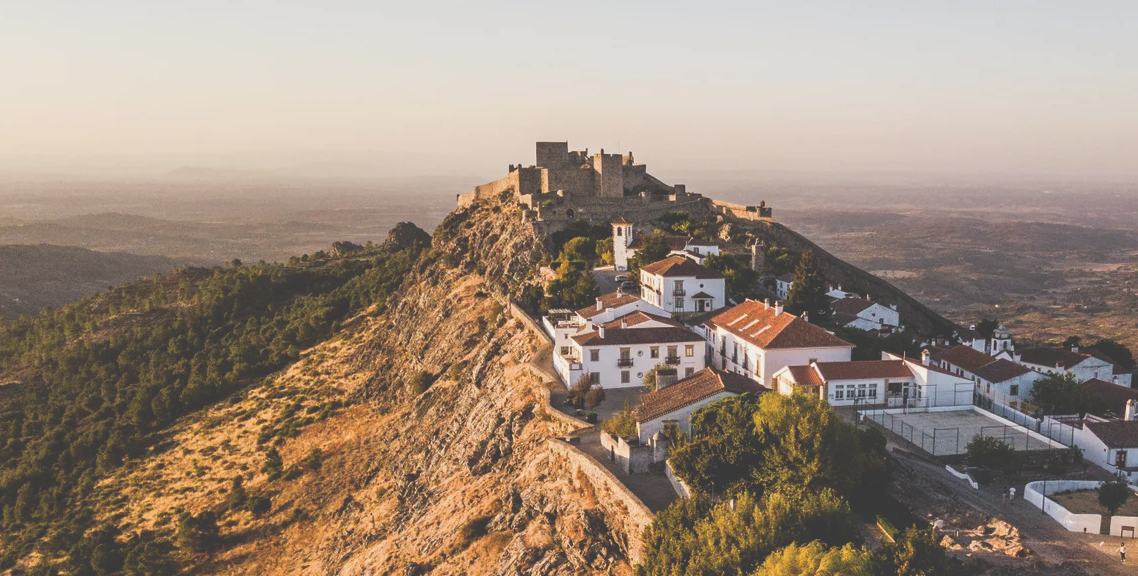
#> input picture Aula8/images/marvao/1.png, 1138 x 576 px, found by its file name
$ python Ex2.py
#> lines starting #> are read from the running program, lines starting #| are printed output that depends on the picture
#!/usr/bin/env python3

from __future__ import print_function

from copy import deepcopy
from random import randint

import cv2
import argparse
import numpy as np
import csv


def main():

    # -----------------------------------------------------
    # Initialization
    # -----------------------------------------------------

    # Start video
    image1 = cv2.imread("../Aula6/images/santorini/1.png")
#> image1 is the input picture: shape (576, 1138, 3); mean B, G, R 124.3, 138.9, 156
    image2 = cv2.imread("../Aula6/images/santorini/2.png")
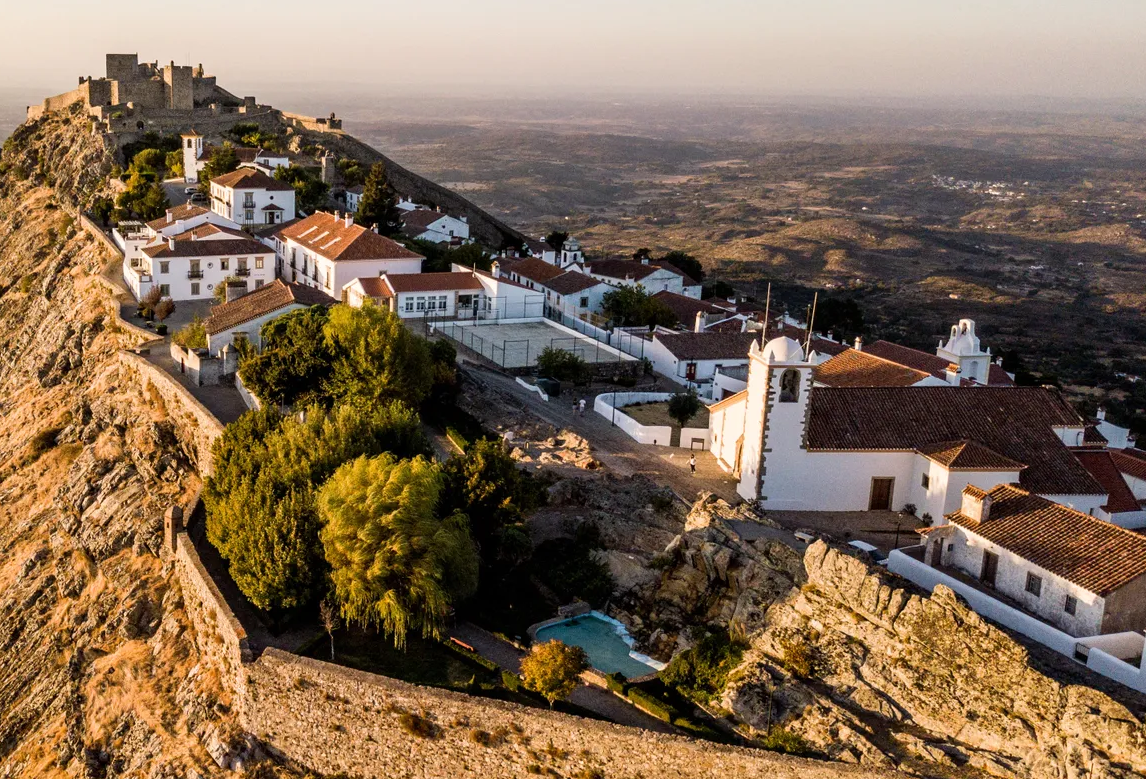
#> input picture Aula8/images/marvao/2.png, 1146 x 779 px, found by its file name
#> image2 is the input picture: shape (779, 1146, 3); mean B, G, R 83, 104.3, 126.1

    sift = cv2.SIFT_create(500)

    window_name1 = 'image_sift1'
    cv2.namedWindow(window_name1, cv2.WINDOW_NORMAL)
    cv2.resizeWindow(window_name1, 800, 600)

    window_name2 = 'image_sift2'
    cv2.namedWindow(window_name2, cv2.WINDOW_NORMAL)
    cv2.resizeWindow(window_name2, 800, 600)

    # -----------------------------------------------------
    # Execution
    # -----------------------------------------------------

    image_gui1 = deepcopy(image1)

    image_gray1 = cv2.cvtColor(image_gui1, cv2.COLOR_BGR2GRAY)
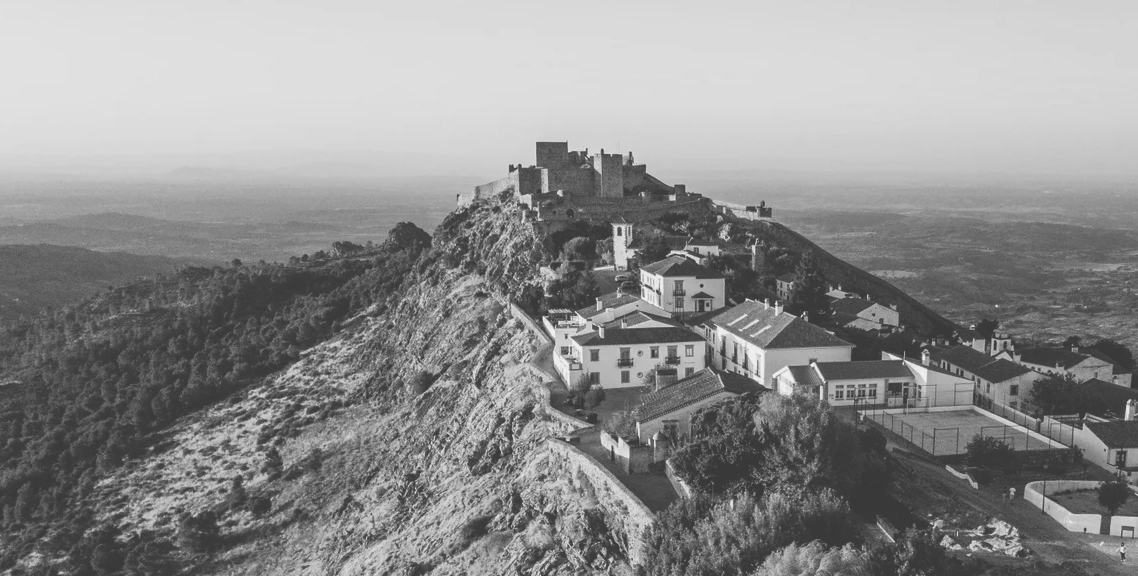
#> image_gray1: shape (576, 1138); min 57, max 242, mean 142.3
    kp1 = sift.detect(image_gray1, None)
#> kp1 = 500 keypoints; strongest (x, y, size): (747, 299, 1.8), (776, 303, 1.8), (672, 198, 4.4), (602, 150, 2.1)

    # image_kp1 = cv2.drawKeypoints(image_gui1, kp1, None, flags=0)
    for idx, key_point in enumerate(kp1):
        x1 = int(key_point.pt[0])
        y1 = int(key_point.pt[1])
        color = (randint(0, 255), randint(0, 255), randint(0, 255))
        cv2.circle(image_gui1, (x1, y1), 50, color, 3)
#> this loop made 500 passes
#> (key_point, x1, y1, color) on passes 1 to 3: (keypoint at (729, 324.4), size 2.1, 728, 324, (197, 215, 20)), (keypoint at (487.6, 333.9), size 2, 487, 333, (132, 248, 207)), (keypoint at (488.7, 340.3), size 2.3, 488, 340, (155, 244, 183))
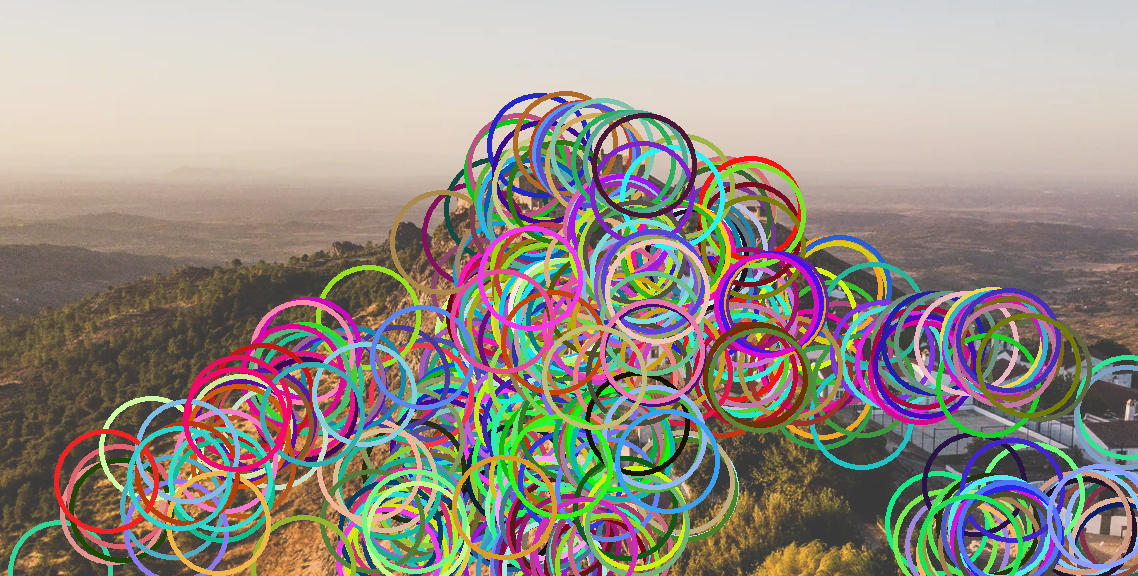
#> image_gui1: shape (576, 1138, 3); mean B, G, R 135.2, 144, 152.5


    image_gui2 = deepcopy(image2)

    image_gray2 = cv2.cvtColor(image_gui2, cv2.COLOR_BGR2GRAY)
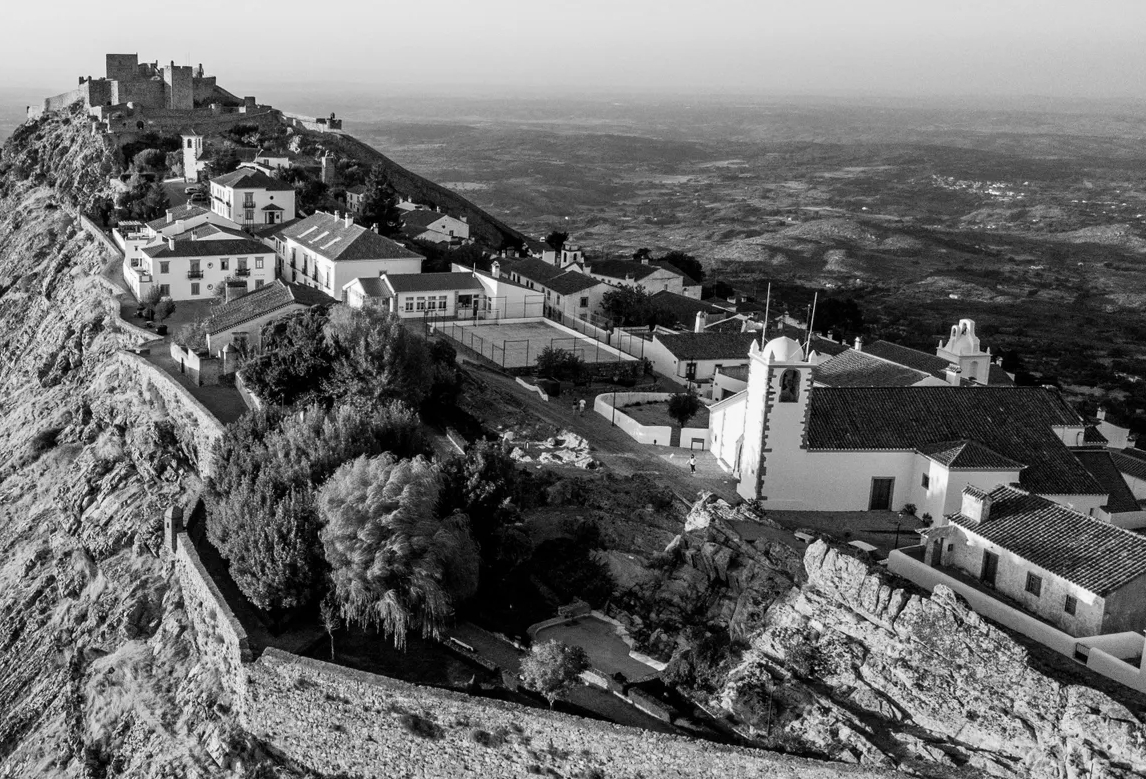
#> image_gray2: shape (779, 1146); min 0, max 255, mean 108.4
    kp2 = sift.detect(image_gray2, None)
#> kp2 = 500 keypoints; strongest (x, y, size): (271, 198, 2.3), (857, 339, 2.6), (317, 211, 2), (655, 441, 1.9)

    # image_kp2 = cv2.drawKeypoints(image_gui2, kp2, None, flags=0)
    for idx, key_point in enumerate(kp2):
        x2 = int(key_point.pt[0])
        y2 = int(key_point.pt[1])
        color = (randint(0, 255), randint(0, 255), randint(0, 255))
        cv2.circle(image_gui2, (x2, y2), 50, color, 3)
#> this loop made 500 passes
#> (key_point, x2, y2, color) on passes 1 to 3: (keypoint at (697.6, 319.4), size 3.3, 697, 319, (74, 118, 147)), (keypoint at (564.8, 260.5), size 2, 564, 260, (102, 246, 183)), (keypoint at (223.6, 266.3), size 5, 223, 266, (144, 196, 66))
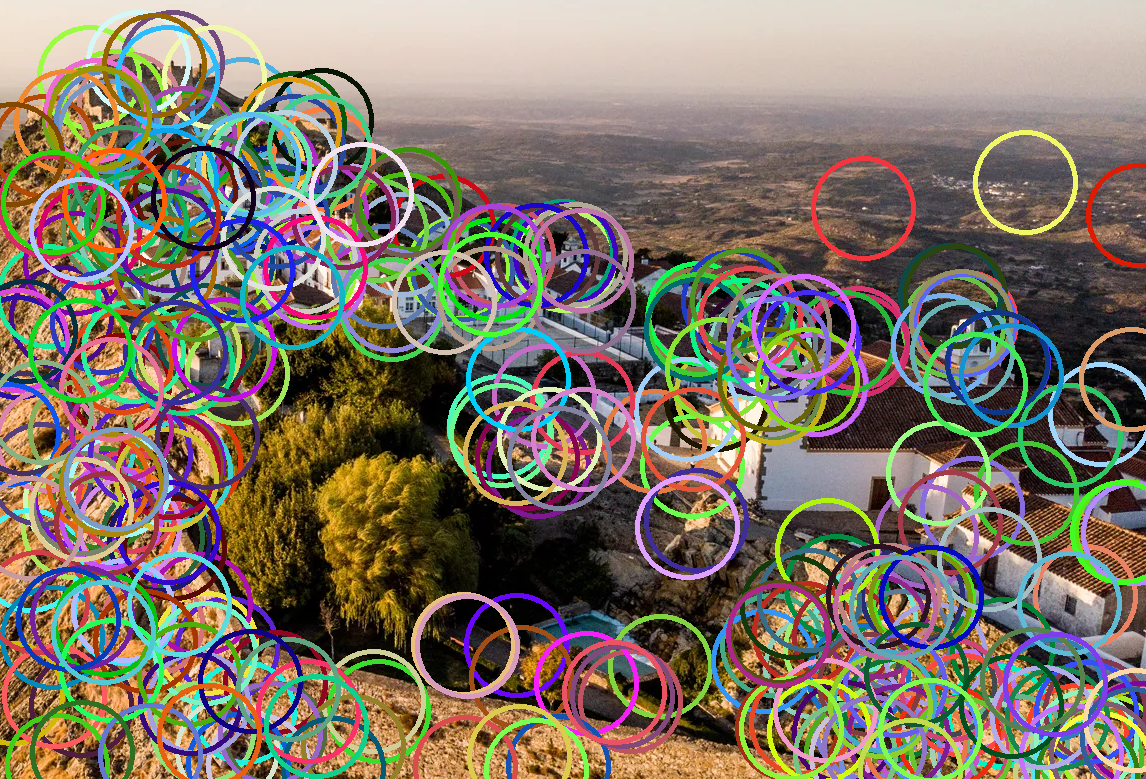
#> image_gui2: shape (779, 1146, 3); mean B, G, R 102.2, 115.7, 126.2

    # -----------------------------------------------------
    # Termination
    # -----------------------------------------------------

    cv2.imshow(window_name1, image_gui1)
    cv2.imshow(window_name2, image_gui2)
    cv2.waitKey(0)


if __name__ == "__main__":
    main()
